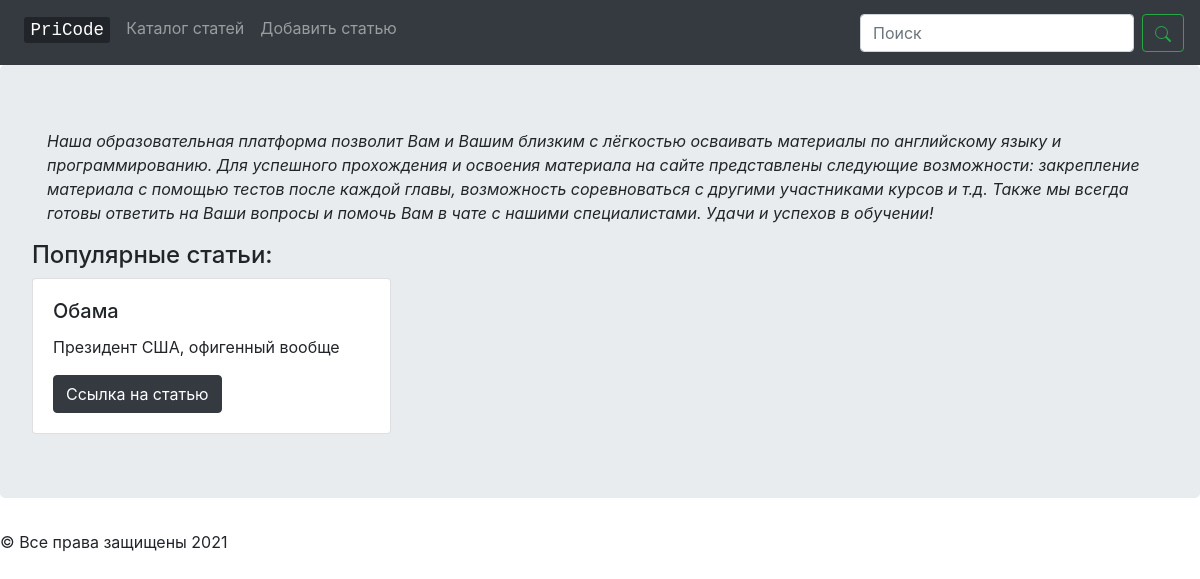
The app's page /, older data.
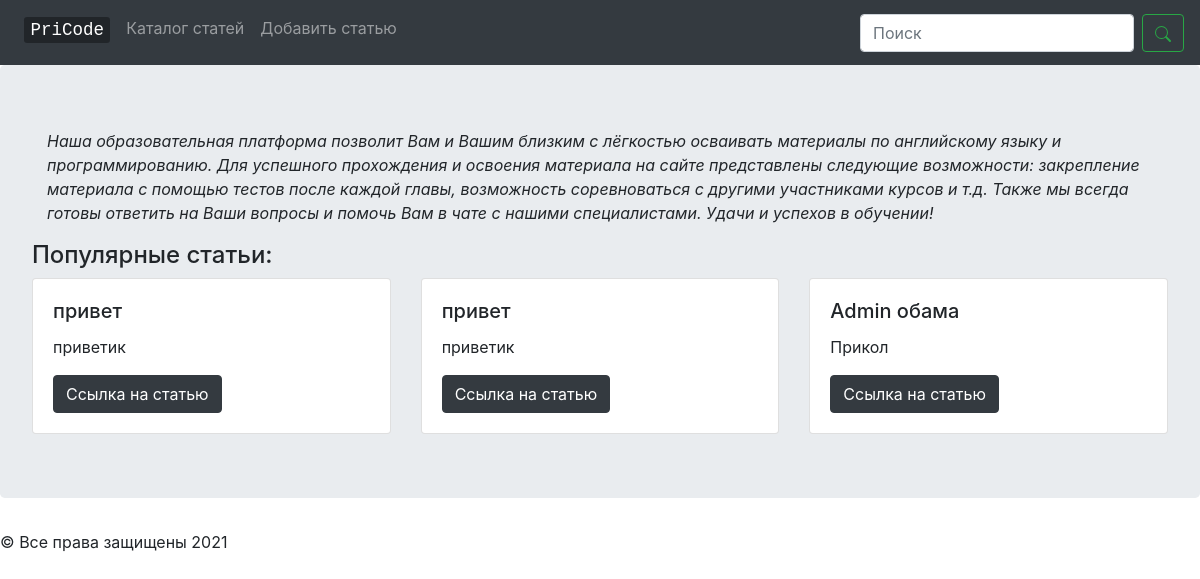
The same page, newer data.
### courses/models.py (models this page shows)
class Article(models.Model):
    article_title = models.TextField(default='')
    article_text = models.TextField(default='')

### courses/views.py (the view)
# urls.py: path('', views.home_page, name='home'),
def home_page(request):
    maxlen = 40  # Длина обрезанной статьи
    num_of_articles = 3  # Кол-во статей на странице
    data = []
    for item in Article.objects.all().order_by('-id')[:num_of_articles]:
        if (len(item.article_text) > maxlen):
            data.append(HomeData(
                article_title=item.article_title,
                article_text=item.article_text[:maxlen],
                article_id=item.id))
        else:
            data.append(HomeData(
                article_title=item.article_title,
                article_text=item.article_text,
                article_id=item.id))
    return render(request, 'courses/home.html', {'articles': data})

### courses/templates/courses/home.html (shortened to what this page needs)
{% extends "courses/_Layout.html" %}
{% block content %}
<div class="jumbotron">
  <div class="container">
    <p class="font-italic">Наша образовательная платформа позволит Вам и Вашим близким с лёгкостью осваивать
      материалы по английскому языку и программированию. Для успешного прохождения и освоения материала на
      сайте представлены следующие возможности: закрепление материала с помощью тестов после каждой главы,
      возможность соревноваться с другими участниками курсов и т.д.
      Также мы всегда готовы ответить на Ваши вопросы и помочь Вам в чате с нашими специалистами. Удачи и успехов в
      обучении!</p>
  </div>
  <h4>Популярные статьи:</h4>
  <div class="row">
    {% for item in articles %}
    <div class="col-sm-4">
      <div class="card">
        <div class="card-body">
          <h5 class="card-title">{{ item.article_title }}</h5>
          <p class="card-text">{{ item.article_text }}</p>
          <a href="/article/{{ item.article_id }}/" class="btn btn-dark">Ссылка на статью</a>
        </div>
      </div>
    </div>
    {% endfor %}
  </div>
</div>
{% endblock %}

Row changes from the older to the newer data that the page shows:
no longer on this page (row unchanged): Article: article_title "Обама", article_text "Президент США, офигенный вообще"
added Article: article_title "привет", article_text "приветик"
added Article: article_title "привет", article_text "приветик"
added Article: article_title "Admin обама", article_text "Прикол"
Text that changed along with them:
new list line: "Ссылка на статью"
list line gone: "Ссылка на статью"
